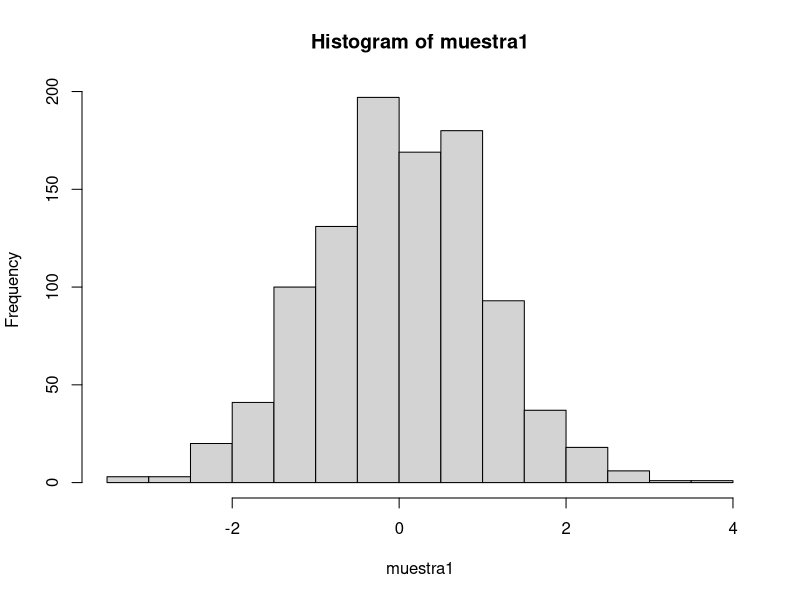
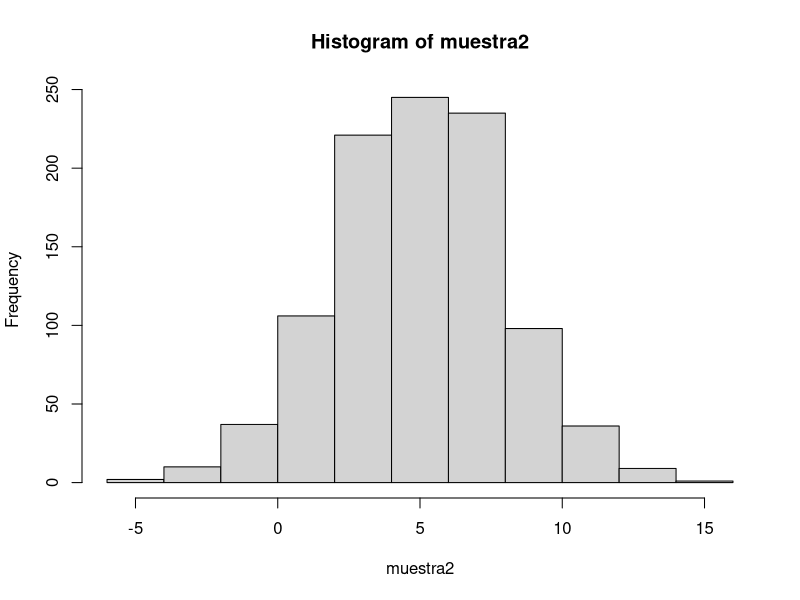

Reproduce these figures in R, in order.
#Examen de Estadistica
#Pregunta 1
muestra1 <- rnorm(1000)
muestra2 <- rnorm(1000,5,3)
hist(muestra1)
hist(muestra2)
#Pregunta 2
muestraexp <- rexp(500,20)
mean(muestraexp)
#es menor
